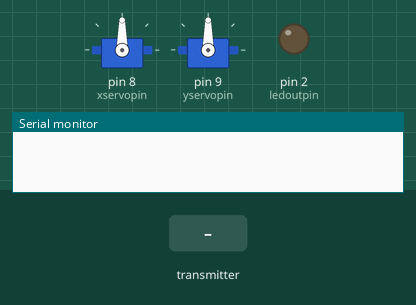
Recording of a program running on a simulated Arduino Nano, built with avr-gcc and run on an emulated ATmega328P. Shown: 2 × servo, output pins drawn as LEDs (lit = HIGH), the last lines printed to the serial monitor. Inputs (shaded band) come from the test bench. No radio packets arrive unless stated.

Above: at 1.2 s.
1.3 s: the transmitter starts sending NRFreadvals = 0
At 2.1 s:
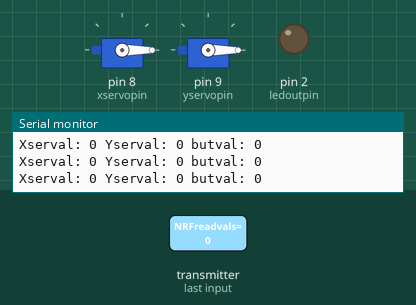
2.8 s: the transmitter starts sending NRFreadvals = 256
At 3.4 s:
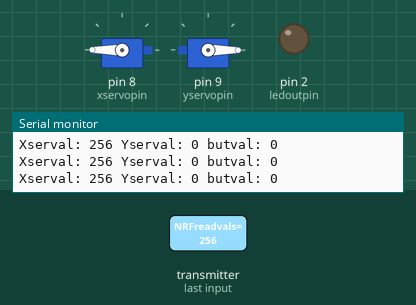
4.3 s: the transmitter starts sending NRFreadvals = 1023
At 5.5 s:
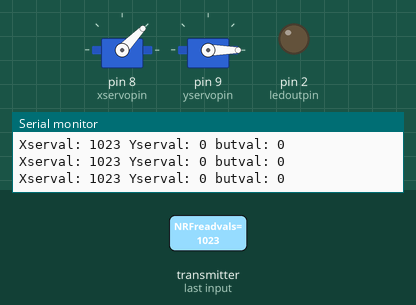
5.8 s: the transmitter starts sending NRFreadvals = 512
At 6.8 s:
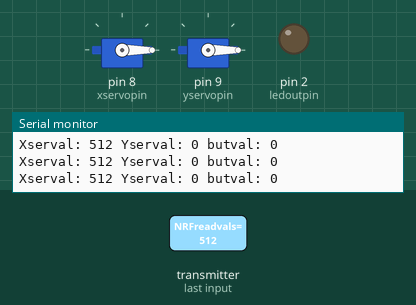
Timing chart, 0 to 8.3 s (numbered marks = the images above; inputs shaded):
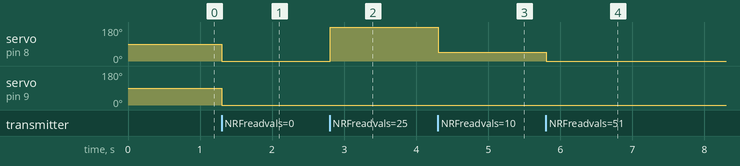

Measured:
- after the input at 1.3 s, servo on pin 8 (xservopin), servo on pin 9 (yservopin): 90° → 0° at once
- after the input at 2.8 s, servo on pin 8 (xservopin): 0° → 180° at once
- after the input at 4.3 s, servo on pin 8 (xservopin): 180° → 46° at once
- after the input at 5.8 s, servo on pin 8 (xservopin): 46° → 0° at once

The program:

main.cpp
```cpp
//include all the necessary libraries
#include <Arduino.h> //arduino library when using VSCode PlatformIO, comment out or delete if using Arduino IDE
#include <SPI.h> //SPI library for Arduino
#include <RF24.h> //RF24 library for Arduino
#include <Servo.h> //servo library for Arduino

//code adapted from https://mkinventions.blogspot.com/2019/12/nrf24l01-part-3-controling-NRFreadvals.html

//==============PINOUT==============
/*
---NRFreadvals and LED---
D8 - x-axis, can be any PWM pin to output servo angle
D9 - y-axis, can be any PWM pin to output servo angle
D2 - LED for output of button press

---don't forget the VCC and Gnd for the NRFreadvals,
should be a separate power supply, with Gnd connected to arduino---

---NRF24---
D11(MOSI) - MOSI on NRF24 module, ---CANNOT USE D11 pin for anything else now!---
D12(MISO) - MISO on NRF24 module, ---CANNOT USE D12 pin for anything else now!---
D13(SCK) - SCK on NRF24 module, ---CANNOT USE D13 pin for anything else now!---
D7 - CE on NRF24 module, can be any analog or digital pin
D10 - CS on NRF24 module, can be any digital pin
---don't forget the the VCC and Gnd for the NRF24 module, MUST BE 3.3V!!!
Can use the arduino 3V3 output. Recommend a 10uF cap  across the module VCC and GND---
*/

//create servo objects
Servo xservo;
Servo yservo;


RF24 RXmodule(7, 10); // CE, CS pins where the NRF24 module is connected

const byte address[6] = {"42"}; //address for the module, AFAIK both TX and RX modules should have same value here

const int xservopin = 8; //signal output pin (must be PWM capable) for the x servo
const int yservopin = 9; //signal output pin (must be PWM capable) for the y servo
const int ledoutpin = 2; //LED output pin
int ledval = 0; //variable to hold the state of led

int NRFreadvals = 90; //variable to hold the read values from the NRF

void setup()
{
// put your setup code here, to run once:
Serial.begin(115200); //set to whatever speed you prefer, for serial debugging
xservo.attach(xservopin); //"connect" the x servo
yservo.attach(yservopin); //y servo
pinMode(ledoutpin, OUTPUT);

RXmodule.begin(); //initialize the RX module
RXmodule.openReadingPipe(0, address); //open communication pipe
RXmodule.setPALevel(RF24_PA_MIN); //set power of NRF module, can be changed to RF24_PA_MAX for better range, BUT MUST BE SAME ON THE RX MODULE!!!
RXmodule.startListening(); //puts the NRF module into RECEIVE MODE
}

void loop()
{
  // put your main code here, to run repeatedly:
delay(10); //stability pause
  while (RXmodule.available()) { //control loop to keep reading NRF module as long as it's available

 int NRFreadvals[3]; //initialize array of values read from the NRF module

      RXmodule.read(&NRFreadvals, sizeof(NRFreadvals)); //reads the values from the NRF module
      xservo.write(NRFreadvals[0]); //sends the first variable from the array to the servo
      Serial.print("Xserval: "); //serial debugging
      Serial.print(NRFreadvals[0]); //serial debugging
      yservo.write(NRFreadvals[1]); //sends the second variable from the array to the servo
      Serial.print(" Yserval: "); //serial debugging
      Serial.print(NRFreadvals[1]); //serial debugging
      ledval = (NRFreadvals[2]); //sends the third variable from the array to "ledval"
      digitalWrite(ledoutpin, ledval); //turns on the LED
      Serial.print(" butval: "); //serial debugging
      Serial.println(NRFreadvals[2]); //serial debugging
  }
}
```
